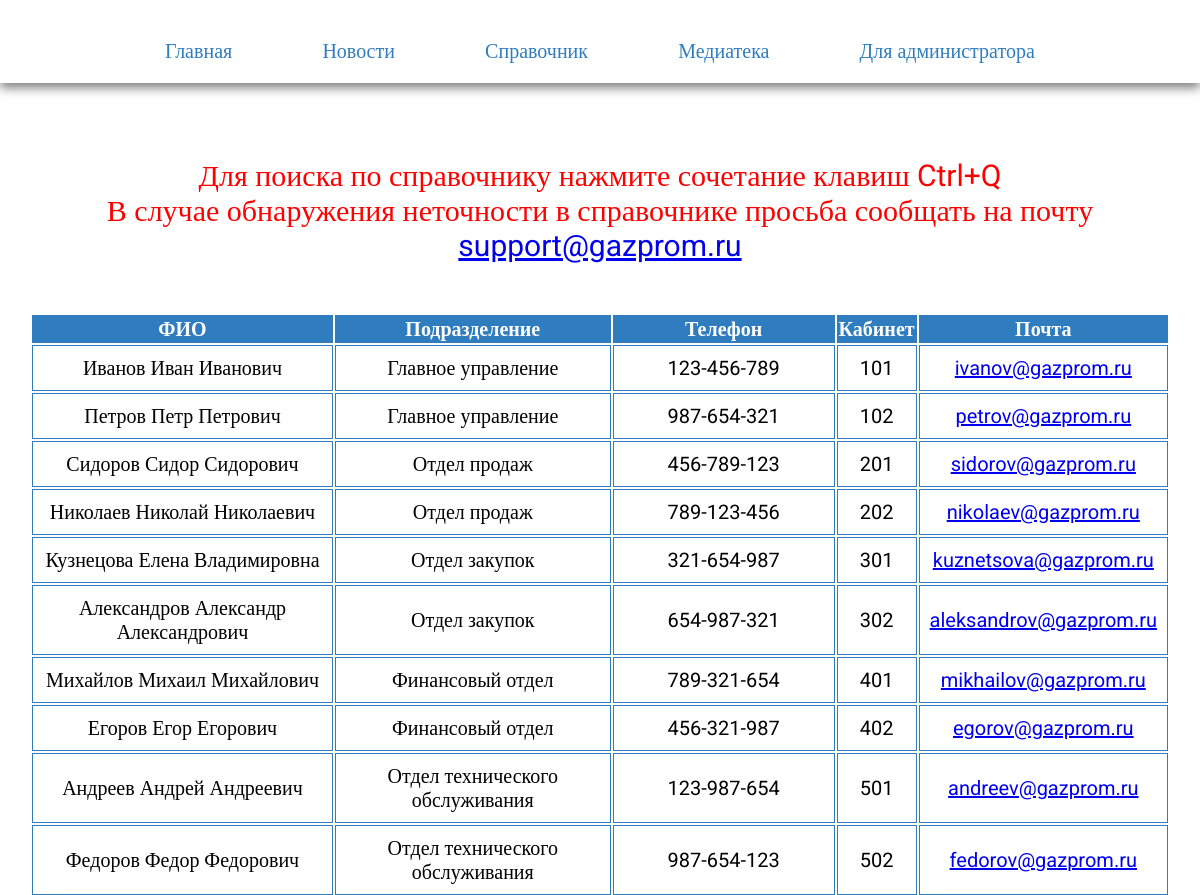
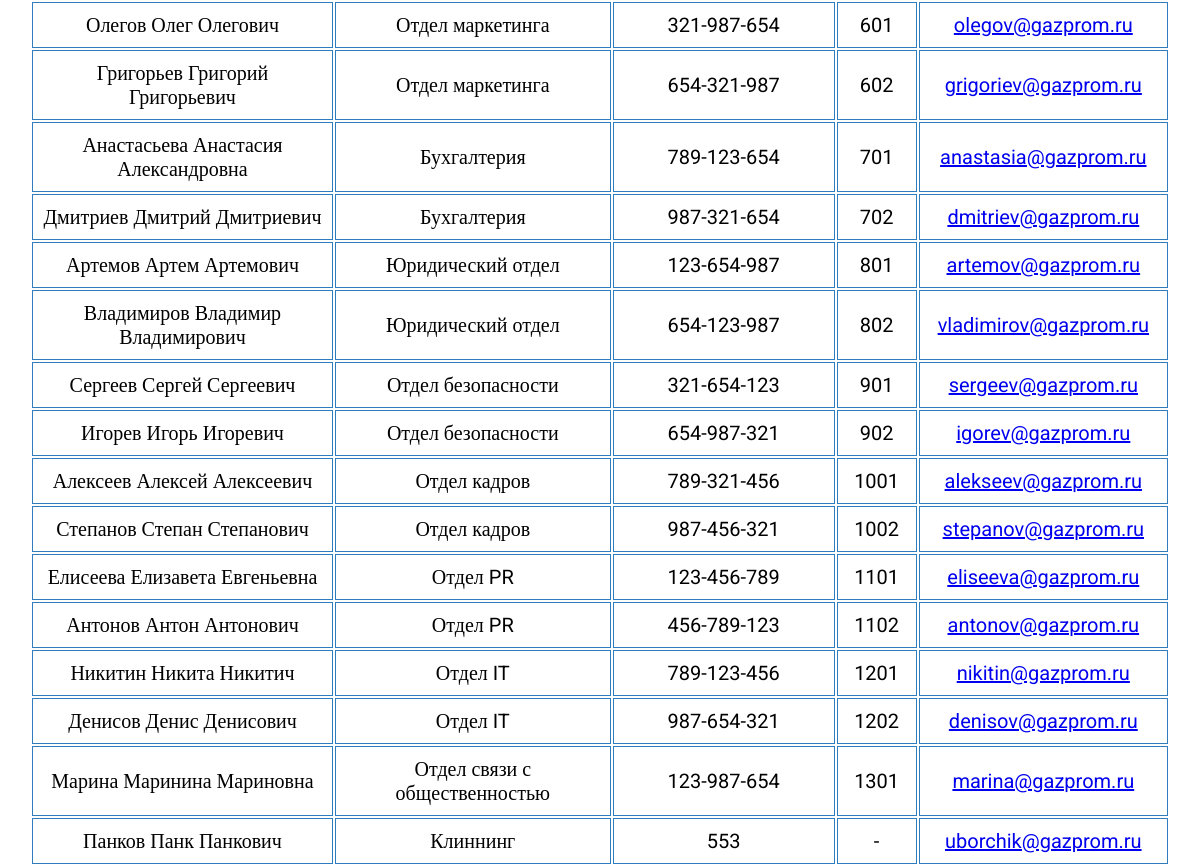
/guide.php, run on the app's committed database (2 pictures, top to bottom).
### tables this page shows
CREATE TABLE `guide` (
  `id` int NOT NULL,
  `FIO` varchar(255) NOT NULL,
  `post` varchar(255) NOT NULL,
  `division` varchar(255) NOT NULL,
  `phone` varchar(18) NOT NULL,
  `office` varchar(255) NOT NULL,
  `mail` varchar(255) NOT NULL,
  `img` varchar(255) DEFAULT NULL
);

### guide.php (the view, shortened to what this page needs)
<!DOCTYPE html>
<html lang="en">
<head>
    <link rel="stylesheet" href="style.css"/>
</head>
<body>
<header>
    <div class="toolbar">
        <a href="index.php">Главная</a>
        <a href="all_news.php">Новости</a>
        <a href="guide.php">Справочник</a>
        <a href="mediateka.php">Медиатека</a>
        <a class="admin_auth" href="#">Для администратора</a>
    </div>
</header>
<div class="content_guide">
    <p>
        Для поиска по справочнику нажмите сочетание клавиш Ctrl+Q
    </p>
    <p>
        В случае обнаружения неточности в справочнике просьба сообщать на почту
        <a href="support@gazprom.ru">support@gazprom.ru</a>
    </p>
    <table>
        <tr>
            <th>ФИО</th>
            <th class="division_adaptive-guide">Подразделение</th>
            <th class="phone_adaptive-guide">Телефон</th>
            <th>Кабинет</th>
            <th class="mail_adaptive-guide">Почта</th>
        </tr>
        <?php
            include 'config.php';
            $sql = "SELECT `FIO`, `post`, `division`, `phone`, `office`, `mail`, `img` FROM `guide`";
            $result = $conn->query($sql);
            if ($result->num_rows > 0) {
                while ($row = $result->fetch_assoc()) {
                    echo "<tr>";
                    echo "<td>" . $row["FIO"] . "</td>";
                    echo "<td class='division_adaptive-guide'>" . $row["division"] . "</td>";
                    echo "<td class='num_phone'>" . $row["phone"] . "</td>";
                    echo "<td>" . $row["office"] . "</td>";
                    echo "<td class='mail_adaptive-guide'><a href='mailto:" . $row["mail"] . "'>" . $row["mail"] . "</td>";
                    echo "</tr>";
                }
            } else {
                echo "0 результатов";
            }
            ?>
    </table>
</div>
</body>
</html>

### style.css (style rules this page uses)
* { margin: 0 auto; padding: 0 auto; transition: 0.5s; }
body { font-family: Roboto; display: flex; flex-direction: column; }
header { text-align: center; width: 100%; box-shadow: 0px 5px 10px 0px rgba(0, 0, 0, 0.5); }
.toolbar { display: flex; width: 60%; margin-top: 20px; margin-bottom: 20px; }
.toolbar a { text-decoration: none; font-size: 20px; color: #2f7dbe; }
.content_guide { width: 95%; margin-top: 75px; min-height: 200px; text-align: center; }
.content_guide p { color: red; font-size: 30px; }
table { margin-top: 50px; width: 100%; text-align: center; }
th { border: 1px solid #2f7dbe; background-color: #2f7dbe; color: #fff; text-align: center; font-size: 20px; }
td { border: 1px solid #2f7dbe; font-size: 20px; padding: 10px; }
tr { padding: 10px; }
.num_phone { min-width: 200px; }
@media screen and (max-width: 1200px) { .toolbar { width: 80%; } }

### data on the page
guide: FIO "Иванов Иван Иванович", division "Главное управление", phone "123-456-789", office "101", mail "ivanov@gazprom.ru"
guide: FIO "Петров Петр Петрович", division "Главное управление", phone "987-654-321", office "102", mail "petrov@gazprom.ru"
guide: FIO "Сидоров Сидор Сидорович", division "Отдел продаж", phone "456-789-123", office "201", mail "sidorov@gazprom.ru"
guide: FIO "Николаев Николай Николаевич", division "Отдел продаж", phone "789-123-456", office "202", mail "nikolaev@gazprom.ru"
guide: FIO "Кузнецова Елена Владимировна", division "Отдел закупок", phone "321-654-987", office "301", mail "kuznetsova@gazprom.ru"
guide: FIO "Александров Александр Александрович", division "Отдел закупок", phone "654-987-321", office "302", mail "aleksandrov@gazprom.ru"
guide: FIO "Михайлов Михаил Михайлович", division "Финансовый отдел", phone "789-321-654", office "401", mail "mikhailov@gazprom.ru"
guide: FIO "Егоров Егор Егорович", division "Финансовый отдел", phone "456-321-987", office "402", mail "egorov@gazprom.ru"
guide: FIO "Андреев Андрей Андреевич", division "Отдел технического обслуживания", phone "123-987-654", office "501", mail "andreev@gazprom.ru"
guide: FIO "Федоров Федор Федорович", division "Отдел технического обслуживания", phone "987-654-123", office "502", mail "fedorov@gazprom.ru"
guide: FIO "Олегов Олег Олегович", division "Отдел маркетинга", phone "321-987-654", office "601", mail "olegov@gazprom.ru"
guide: FIO "Григорьев Григорий Григорьевич", division "Отдел маркетинга", phone "654-321-987", office "602", mail "grigoriev@gazprom.ru"
guide: FIO "Анастасьева Анастасия Александровна", division "Бухгалтерия", phone "789-123-654", office "701", mail "anastasia@gazprom.ru"
guide: FIO "Дмитриев Дмитрий Дмитриевич", division "Бухгалтерия", phone "987-321-654", office "702", mail "dmitriev@gazprom.ru"
guide: FIO "Артемов Артем Артемович", division "Юридический отдел", phone "123-654-987", office "801", mail "artemov@gazprom.ru"
guide: FIO "Владимиров Владимир Владимирович", division "Юридический отдел", phone "654-123-987", office "802", mail "vladimirov@gazprom.ru"
guide: FIO "Сергеев Сергей Сергеевич", division "Отдел безопасности", phone "321-654-123", office "901", mail "sergeev@gazprom.ru"
guide: FIO "Игорев Игорь Игоревич", division "Отдел безопасности", phone "654-987-321", office "902", mail "igorev@gazprom.ru"
guide: FIO "Алексеев Алексей Алексеевич", division "Отдел кадров", phone "789-321-456", office "1001", mail "alekseev@gazprom.ru"
guide: FIO "Степанов Степан Степанович", division "Отдел кадров", phone "987-456-321", office "1002", mail "stepanov@gazprom.ru"
guide: FIO "Елисеева Елизавета Евгеньевна", division "Отдел PR", phone "123-456-789", office "1101", mail "eliseeva@gazprom.ru"
guide: FIO "Антонов Антон Антонович", division "Отдел PR", phone "456-789-123", office "1102", mail "antonov@gazprom.ru"
guide: FIO "Никитин Никита Никитич", division "Отдел IT", phone "789-123-456", office "1201", mail "nikitin@gazprom.ru"
guide: FIO "Денисов Денис Денисович", division "Отдел IT", phone "987-654-321", office "1202", mail "denisov@gazprom.ru"
guide: FIO "Марина Маринина Мариновна", division "Отдел связи с общественностью", phone "123-987-654", office "1301", mail "marina@gazprom.ru"
guide: FIO "Панков Панк Панкович", division "Клиннинг", phone "553", office "-", mail "uborchik@gazprom.ru"
